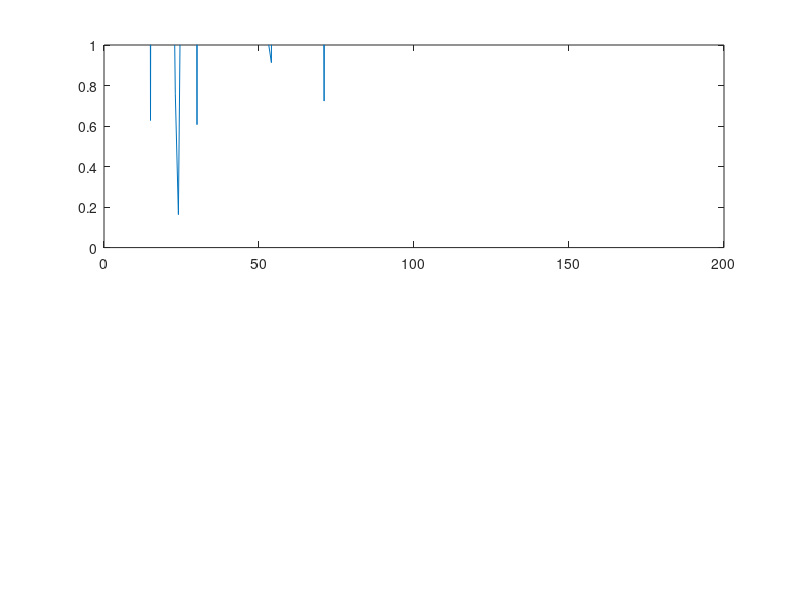
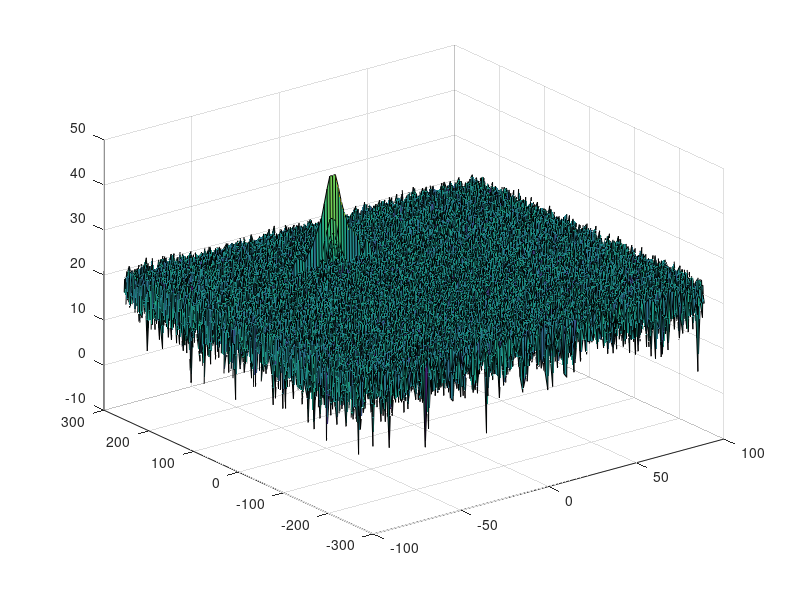
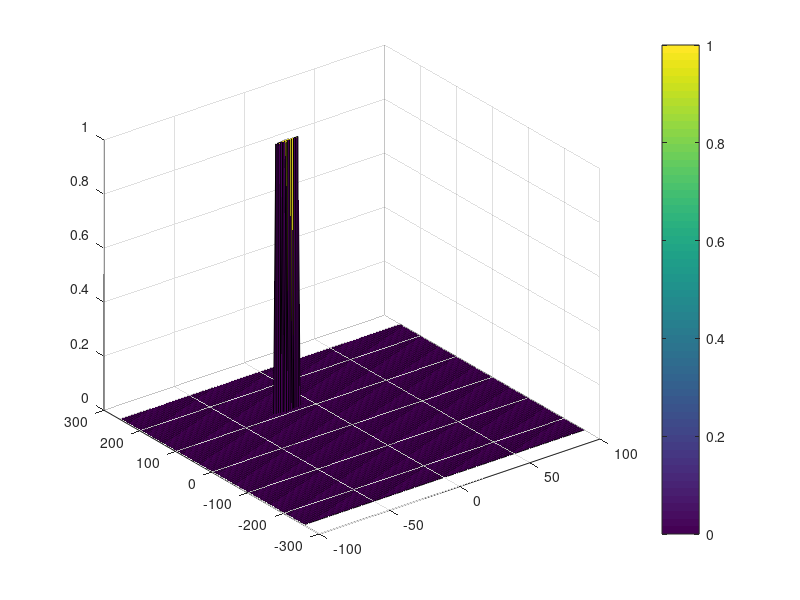

The MATLAB script that drew these images, in order:
clear all
close all
clc;


%% Radar Specifications
% Part of Uacitity Sensor Fusion Project
%%%%%%%%%%%%%%%%%%%%%%%%%%%
% Frequency of operation = 77GHz
% Max Range = 200m
% Range Resolution = 1 m
% Max Velocity = 100 m/s
%%%%%%%%%%%%%%%%%%%%%%%%%%%
Res = 1; % Resolution in m
Rmax = 200; % max range in m

%speed of light = 3e8
c = 3e8; % speed of light in m/s

%% Initial values - User Defined Range and Velocity of target
R = 110; % target position in m
v = -20; % target speed in m/s


%% FMCW Waveform Generation

% Design the FMCW waveform by giving the specs of each of its parameters.
% Calculate the Bandwidth (B), Chirp Time (Tchirp) and Slope (slope) of the FMCW
% chirp using the requirements above.

Bandwith = c / (2 * Res);       % Bandwith in 1/s or Hz
Tchirp = 5.5 * (2 * Rmax) / c;  % chirp time assuming B/Fs = 5.5 where Fs is ADC sampling Freq
Slope = Bandwith / Tchirp;      % slope of chirp frequency change in Hz/sec


%Operating carrier frequency of Radar 
fc= 77e9;             %carrier freq

                                                          
%The number of chirps in one sequence. Its ideal to have 2^ value for the ease of running the FFT
%for Doppler Estimation. 
Nd=128;                   % #of doppler cells OR #of sent periods % number of chirps

%The number of samples on each chirp. 
Nr=1024;                  %for length of time OR # of range cells

% Timestamp for running the displacement scenario for every sample on each
% chirp
t=linspace(0,Nd*Tchirp,Nr*Nd); %total time for samples


%Creating the vectors for Tx, Rx and Mix based on the total samples input.
Tx=zeros(1,length(t));      % transmitted signal
Rx=zeros(1,length(t));      % received signal
Mix = zeros(1,length(t));   % beat signal

%Similar vectors for range_covered and time delay.
r_t=zeros(1,length(t));
td=zeros(1,length(t));

%% Signal generation and Moving Target simulation
% Simulating the radar scenario over the time. 
% Using MATLAB vectorized computation

r_t = R + v * t;    
td = 2 * r_t / c;

Tx = cos(2 * pi * (fc * t + 0.5 * Slope * t .^ 2));                             % a.u. : transmitted signal
Rx = cos(2 * pi * (fc * (t - td) + 0.5 * Slope * (t - td).^2));                 % a.u. : received signal - Amplitude ignored

Mix = Tx .* Rx;


%% RANGE MEASUREMENT

%reshape the vector into Nr*Nd array. Nr and Nd here would also define the size of
%Range and Doppler FFT respectively.
Mix = reshape(Mix, [Nr, Nd]);

%run the FFT on the beat signal along the range bins dimension (Nr) and
%normalize.
fft_mix = fft(Mix, Nr, 1);

% Take the absolute value of FFT output
fft_mix = abs(fft_mix);
fft_mix = fft_mix(1:Nr/2+1);


%plotting the range
figure ('Name','Range from First FFT')
subplot(2,1,1)

% plot FFT output 
plot(fft_mix);
axis ([0 200 0 1]);


%% RANGE DOPPLER RESPONSE

% Range Doppler Map Generation.
% The output of the 2D FFT is an image that has reponse in the range and
% doppler FFT bins. So, it is important to convert the axis from bin sizes
% to range and doppler based on their Max values.

Mix=reshape(Mix,[Nr,Nd]);   % again here for completeness

% 2D FFT using the FFT size for both dimensions.
sig_fft2 = fft2(Mix,Nr,Nd);

% Taking just one side of signal from Range dimension.
sig_fft2 = sig_fft2(1:Nr/2,1:Nd);
sig_fft2 = fftshift (sig_fft2);
RDM = abs(sig_fft2);
RDM = 10*log10(RDM) ;

%use the surf function to plot the output of 2DFFT and to show axis in both dimensions
doppler_axis = linspace(-100,100,Nd);
range_axis = linspace(-200,200,Nr/2)*((Nr/2)/400);
figure,surf(doppler_axis,range_axis,RDM);


%% CFAR implementation

%Slide Window through the complete Range Doppler Map

%Select the number of Training Cells in both the dimensions.
Tr = 8; 
Td = 8;

%Select the number of Guard Cells in both dimensions around the Cell under test (CUT) for accurate estimation
Gr = 8;
Gd = 4;

% offset the threshold by SNR value in dB
offset = 6;

%Create a vector to store noise_level for each iteration on training cells
noise_level = zeros(1,1);


%iterative over the entire 2D fft map and compare the SNR of the training(neighborhood/local) cells around each cell to it

CFAR = RDM;     %create a copy
Number_of_cells = 4 * (Td + Gd + 1) * (Td + Gd + 1) - (Gr * Gd) - 1;    %from the square with edge size of (Td + Gd + 1) subtract the number of guard cells and the cell itself

%# Vectorized form - Using conv2 to do the averaging
%# Define mask where guard bands + centre is set to 0, Divide by the total number of non-zero elements
mask = ones(2 * Tr + 2 * Gr + 1, 2 * Td + 2 * Gd + 1);
centre_coord = [Tr + Gr + 1, Td + Gd + 1];
mask(centre_coord(1) - Gr : centre_coord(1) + Gr, centre_coord(2) - Gd : centre_coord(2) + Gd) = 0;
mask = mask / Number_of_cells;

%# Perform 180 degree rotation as convolution will do this so rotating by 
%# 180 first, then letting conv2 do it will result in the original mask
mask = mask(end:-1:1, end:-1:1);

%# Convolve, then convert back to dB to add the offset
%# The convolution defines the threshold
threshold = conv2(db2pow(RDM), mask, 'same');
threshold = pow2db(threshold) + offset;

for i = Tr + Gr + 1 : Nr/2 - (Gr + Tr)          % start from Tr+Gr+1 from edge and stop Tr + Gr + 1 from the other side edge
    for j = Td + Gd + 1 : Nd - (Gd + Td)        % same as above for the other direction
        
        if(RDM(i, j) < threshold(i,j))
            CFAR(i, j) = 0;
        else
            CFAR(i, j) = 1;
        end

    end
end

% To keep the map size same set the unvisited cells to 0. 
for i = 1 : Nr / 2
    for j = 1 : Nd
        if (i > (Tr + Gr)) & (j > (Td + Gd)) & (i < (Nr/ 2 - (Tr + Gr))) & (j < (Nd - (Td + Gd)))
            continue;
        end
        CFAR(i, j) = 0;
    end
end

%display the CFAR output for Range and Doppler Response output.
figure,surf(doppler_axis,range_axis,CFAR);
colorbar;
 
 